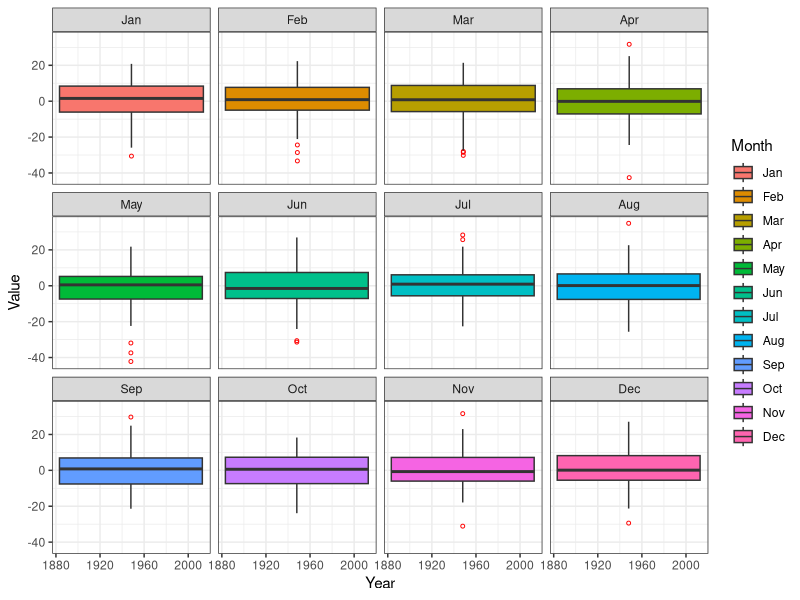

Reproduce this figure in R. (Note: this script raises an error after producing the figure.)
library(tidyverse)
#setting the source directory
setwd("~/Desktop/MXN500/PST-2")

############################ 1.1

#downloading the soi_data 
soi_data <- read_csv("soi_data_wide.csv")
View(soi_data)
#converting to the longer format.
soi_data <-soi_data %>% pivot_longer( !Year, names_to = "Month",
                                      values_to = "Value")
View(soi_data)
head(soi_data,3)
class(soi_data$Month)
#############################1.2

library(ggplot2)
soi_data$Month = factor(soi_data$Month, levels = month.abb)
ggplot(soi_data, aes(x=Year, y=Value, fill = Month))+
  geom_boxplot(outlier.colour = "red", outlier.shape = 1, outlier.size=1)+
  facet_wrap(~Month)+
  theme_bw()

##########################1.3

# Categorizing Seasons
summer_months = c("Dec", "Jan", "Feb")
spring_months = c("Sep", "Oct", "Nov")
autumn_months = c("Mar", "Apr", "May")
winter_months = c("Jun", "Jul", "Aug")

#Creating "soi_data" with season column.
soi_data <- soi_data %>%
  mutate(Season = NA_character_) %>%
  mutate(Season = if_else(Month %in% summer_months, "Summer", Season)) %>% 
  mutate(Season = if_else(Month %in% spring_months, "Spring", Season)) %>% 
  mutate(Season = if_else(Month %in% autum_months, "Autumn", Season)) %>% 
  mutate(Season = if_else(Month %in% winter_months, "Winter", Season))

#using case_when() function.
# soi_data <- soi_data %>% mutate(Season = case_when(
#   Month %in% summer_months ~"Summer",
#   Month %in% spring_months ~ "Spring",
#   Month %in% autum_months ~ "Autum",
#   Month %in% winter_months ~ "Winter") )
                          
View(soi_data)

# Code to show the rows corresponding to Year 2020.
soi_data %>% filter(Year == 2020 )

##########################1.4

#Creating data set "seasonal_soi_data"
rm(seasonal_soi_data)
# seasonal_soi_data <- group_by(soi_data,Year,Season) %>%
#   summarise(SeasonalSOI=mean(Value))

seasonal_soi_data <- soi_data %>%
  group_by(Year, Season) %>%
  summarise(Mean = mean(Value, na.rm =TRUE)) %>%
  ungroup() %>%
  transmute(Year = Year, Season = Season, SeasonalSOI = Mean) # Adding
#columns SeasonalSOI and assigning mean of each season of the each year and 
# Keeping Year and Season column as well.

head(seasonal_soi_data)  
View(seasonal_soi_data)
# Printing out the rows corresponding to Year 2020

seasonal_soi_data %>% filter(Year == 2020)


##########################1.5

seasonal_soi_data <- seasonal_soi_data %>% 
  mutate(Phase = "Neutral") %>%
  mutate(Phase = if_else(SeasonalSOI > 8, "LaNina", Phase)) %>% 
  mutate(Phase = if_else(SeasonalSOI < -8, "ElNino", Phase))
head(seasonal_soi_data, 9)

# Updated rows corresponding to Year 2011

seasonal_soi_data %>% filter(Year == 2011)


##########################1.6

#Checking the data type of the variables in "seasonal_soi_data"
str(seasonal_soi_data)
# $ Year       : num [1:584] 1876 1876 1876 1876 1877 ...
# $ Season     : chr [1:584] "Autum" "Spring" "Summer" "Winter" ...
# $ SeasonalSOI: num [1:584] 5.4667 -0.0667 6.4333 7.9667 -3.5667 ...
# $ Phase      : chr [1:584] "Neutral" "Neutral" "Neutral" "Neutral" ...

# The variables are not a factor data type.
# Converting variables into a factor data type.

View(seasonal_soi_data)
seasonal_soi_data$Season <- as.factor(seasonal_soi_data$Season)
seasonal_soi_data$Phase <-as.factor(seasonal_soi_data$Phase)
# seasonal_soi_data$Season <- seasonal_soi_data %>% mutate(Season = factor(Season),
#                         Phase = factor(Phase))
#   
View(seasonal_soi_data)
str(seasonal_soi_data)

# > str(seasonal_soi_data)
# tibble [584 × 4] (S3: tbl_df/tbl/data.frame)
# $ Year       : num [1:584] 1876 1876 1876 1876 1877 ...
# $ Season     : Factor w/ 4 levels "Autumn","Spring",..: 1 2 3 4 1 2 3 4 1 2 ...
# $ SeasonalSOI: num [1:584] 5.4667 -0.0667 6.4333 7.9667 -3.5667 ...
# $ Phase      : Factor w/ 3 levels "ElNino","LaNina",..: 3 3 3 3 3 1 1 1 3 2 ...

#  Hence, Variable Season and Phase are converted into a factor datatype. 
#Season has 4 levels.
# Phase has 3 levels

######################### Section 2: Linear Regression ##############


# rm(total_seasonal_rainfall)
total_seasonal_rainfall <- read_csv("total_seasonal_rainfall.csv") %>%
  mutate(total_seas_prcp = total_seas_prcp/10) %>%
  left_join(seasonal_soi_data)

View(total_seasonal_rainfall)


########################## 2.1

# For the Brisbane Station in Spring, a linear model was specified to model 
# how the total seasonal precipitation, ..yi., is related to the mean seasonal  
# SOI value, ..xi.. The parameter .β1.. describes the rate of change in the 
# total seasonal precipitation with an increase in mean seasonal SOI value. 
# The parameter . β0. . represents the total seasonal precipitation when the mean 
# seasonal SOI value is 0.

########################## 2.2   Linear Model

# creating a dataset "BRO_Spring_rainfall" with the information related to 
# BRISBANE REGIONAL OFFICE Station and Spring season only. 

BRO_Spring_rainfall <- total_seasonal_rainfall %>% 
  filter( Season == "Spring" & name == "BRISBANE REGIONAL OFFICE")

View(BRO_Spring_rainfall)

BRO_Spring_rainfall_lm <- lm(data = BRO_Spring_rainfall,
                                total_seas_prcp ~ SeasonalSOI)
summary(BRO_Spring_rainfall_lm)

# Hence, Based on the parameter estimate, the equation is:

#   Total Seasonal Precipitation = 222.199 + 3.68 * SeasonalSOI + ε 


########################## 2.3

library(broom)
round(glance(BRO_Spring_rainfall_lm)$r.squared,4)
# > round(glance(BRO_Spring_rainfall_model)$r.squared,4)
# [1] 0.0749

# The variability in data explained by the model is 7.49 %

########################## 2.4

tidy(BRO_Spring_rainfall_lm, conf.int = T, conf.level = 0.95) %>%
  select(term, estimate, conf.low, conf.high, p.value)

# A tibble: 2 x 5
# term        estimate conf.low conf.high  p.value
# <chr>          <dbl>    <dbl>     <dbl>    <dbl>
# 1 (Intercept)   222.    197.       247.   5.00e-30
# 2 SeasonalSOI   3.68    0.840      6.52   1.17e- 2

########################## 2.5

# Let's create a data frame using fortify() function from ggplot2 
# that has everything to analyse the residuals.

BRO_Spring_rainfall_lm.fort <- fortify(BRO_Spring_rainfall_lm)
head(BRO_Spring_rainfall_lm.fort)

# total_seas_prcp SeasonalSOI       .hat   .sigma      .cooksd  .fitted     .resid
# 1           215.3   15.100000 0.04818984 114.3712 0.0079992750 277.7602  -62.46024
# 2           168.3   -9.266667 0.02511424 114.5706 0.0003994288 188.1025  -19.80246
# 3           253.5   -3.133333 0.01335298 114.4920 0.0009699179 210.6702   42.82978
# 4           126.3  -10.166667 0.02783457 114.4025 0.0038839100 184.7909  -58.49089
# 5            99.1  -10.966667 0.03046631 114.2112 0.0085544080 181.8473  -82.74726
# 6           108.9   -1.566667 0.01224400 113.9598 0.0055938485 216.4348 -107.53481
# .stdresid
# 1 -0.5621313
# 2 -0.1760968
# 3  0.3785945
# 4 -0.5208677
# 5 -0.7378728
# 6 -0.9500217

# Visualising the fitted value (y[i] hat), .fitted compared with 
# the residuals (epsilon[i]), .resid

ggplot(data = BRO_Spring_rainfall_lm.fort, aes(x = .fitted, y = .resid))+
  geom_point()+
  theme_bw()+
  geom_smooth()+
  labs(x = expression(paste("Fitted (",hat(y[i]), ")")),
       y = expression(paste("Residual (",epsilon[i],")")))

# visualising the standardised quantiles of the residuals 
# compared with the theoretical quantiles.

ggplot(data=BRO_Spring_rainfall_lm.fort, aes(sample=.stdresid)) +
  stat_qq() +
  geom_abline(intercept=0, slope=1) +
  coord_equal()+
  theme_bw()
### validity of the underlying assumptions of linear regression:

# 1. From the fig. 1 (fitted vs. residual )
# The fitted vs. residual is essential in determining the assumption of Linearity
# and homoscedasticity of the model.
# 1.1 Having seen the residuals are not too far away from 0, it suggests that the model 
# complies with linearity. 
# 1.2 Since the residuals are equally spread around the line y=0 and also, there is no any 
# clear pattern seen, hence, homoscedasticity holds true. 
# 2. From fig. 2 (standard residual vs theoretical quantiles)
# it is used to test the assumption of Normality. Since the sample observation lies well 
# along the line of 45-degree, we can say that Normality holds. 

# Hence, it validates the underlying assumption of linear regression.

########################## 2.6

# summary(BRO_Spring_rainfall_lm)
# 
# Call:
#   lm(formula = total_seas_prcp ~ SeasonalSOI, data = BRO_Spring_rainfall)
# 
# Residuals:
#   Min      1Q  Median      3Q     Max 
# -188.72  -82.69  -15.65   52.31  471.54 
# 
# Coefficients:
#   Estimate Std. Error t value Pr(>|t|)    
# (Intercept)  222.199     12.427  17.880   <2e-16 ***
#   SeasonalSOI    3.680      1.428   2.578   0.0117 *  
#   ---
#   Signif. codes:  0 ‘***’ 0.001 ‘**’ 0.01 ‘*’ 0.05 ‘.’ 0.1 ‘ ’ 1
# 
# Residual standard error: 113.9 on 82 degrees of freedom
# (26 observations deleted due to missingness)
# Multiple R-squared:  0.07495,	Adjusted R-squared:  0.06367 
# F-statistic: 6.644 on 1 and 82 DF,  p-value: 0.01174

###### Interpretation of the Model 

# for one unit increase in the SeasonaSOI, there is an increase of 3.68 unit in a
# total_seaosnal_rainfall. SeasonalSOI explains 7.49% variability in 
# total_seaosnal_rainfall. When testing the null hypothesis that there is no 
# linear association between SeasonalSOI and total seasonal rainfall, we reject the null 
# hypothesis given by the fact that p-value = 0.0117 < 0.05. 

########################## 2.7

ggplot(total_seasonal_rainfall, aes(x=SeasonalSOI, y=total_seas_prcp))+
  geom_point()+
  facet_wrap(~name + Season, nrow = 7)+
  theme_bw()+
  geom_smooth(method='lm', formula= y~x) +
  labs(y= "Toal seasonal rainfall ( mm )")


########################## 2.8

# In terms of significant linear relationship based on visualisation of 
# total seasonal precipitation and the mean soasonal SOI value, the cities and seasons are:

# 1. BRISBANE REGIONAL OFFICE, Summer. and  
# 2. DARWIN BOTANIC GARDENS, Summer.


########################## 2.9

# 1. All the locations have almost same amount of rainfall recorded However, 
# BRISBANE REGIONAL OFFICE and HOBART BOTANICAL GARDENS seems to have recorded
# higher rainfall. 
# 2. The total seasonal rainfall is significantly responsive to ENSO as we move from 
# El Niño phase to La Niña in BRISBANE REGIONAL OFFICE, Summer and DARWIN BOTANIC GARDENS, Summer. 
# There is a slight response to total seasonal rainfall due to ENSO in the locations like 
# MELBOURNE REGIONAL OFFICE(winter), PERTH REGIONAL OFFICE(winter) and 
# SYDNEY (OBSERVATORY HILL) (winter). 
# However, the rest of the locations with seasons seems to have no effect on total
# seasonal rainfall due to ENSO. 



########### Section 3: Polynomial Lines of Best Fit #########

###### 3.1 

Brisbane_spring_poly <- mutate(BRO_Spring_rainfall, 
                               Log_prcp = log(total_seas_prcp))
view(Brisbane_spring_poly)
Bris_spring_poly_lm <- lm(data = Brisbane_spring_poly, 
                          Log_prcp ~ poly(SeasonalSOI, 2, raw=T))


tidy(Bris_spring_poly_lm) %>% select(term, estimate)

# Output:

# A tibble: 3 x 2
# term                            estimate
# <chr>                              <dbl>
#   1 (Intercept)                    5.26     
# 2 poly(SeasonalSOI, 2, raw = T)1 0.0195   
# 3 poly(SeasonalSOI, 2, raw = T)2 0.0000342

# Hence, the equation is :

log (total_seas_prcp) = 5.26 + 0.0195 * SeasonalSOI + 0.0000342 * SeasonalSOI^2

################ 3.2

summary(Bris_spring_poly_lm)

# Output:

# > summary(Bris_spring_poly_lm)
# 
# Call:
#   lm(formula = Log_prcp ~ poly(SeasonalSOI, 2, raw = T), data = Brisbane_spring_poly)
# 
# Residuals:
#   Min       1Q   Median       3Q      Max 
# -1.47857 -0.30333  0.05821  0.37638  1.42097 
# 
# Coefficients:
#   Estimate Std. Error t value Pr(>|t|)    
# (Intercept)                    5.255e+00  7.383e-02  71.176  < 2e-16 ***
#   poly(SeasonalSOI, 2, raw = T)1 1.950e-02  6.950e-03   2.806  0.00627 ** 
#   poly(SeasonalSOI, 2, raw = T)2 3.424e-05  5.666e-04   0.060  0.95196    
# ---
#   Signif. codes:  0 ‘***’ 0.001 ‘**’ 0.01 ‘*’ 0.05 ‘.’ 0.1 ‘ ’ 1
# 
# Residual standard error: 0.5499 on 81 degrees of freedom
# (26 observations deleted due to missingness)
# Multiple R-squared:  0.09044,	Adjusted R-squared:  0.06798 
# F-statistic: 4.027 on 2 and 81 DF,  p-value: 0.02151

# Intrepretation of Result of summary:

# When SeasonalSOI is 0, The log of total rainfall  = 5.255e+00. 
# log of total rainfall(Log_prcp) increases by 1.950e-02 with one unit increase in SeasonalSOI.
# log of total rainfall(Log_prcp) increases by 3.424e-05 with one unit increase in SeasonalSOI square.
# There is 9% variability on log of total rainfall(Log_prcp) predicted by SeasonalSOI.
# p-value: 0.02151 which is less than 0.05 indicates that we can reject the null
# hypothesis which suggests that there is no effect of log of total rainfall (Log_prcp)
# due to SeasonalSOI ( that is beta_one and beta_one are 0)


################ 3.3
install.packages("prediction")
library(prediction)
predict(Bris_spring_poly_lm,data.frame(SeasonalSOI = 25),
        interval = "conf", level = 0.95)
# output:
#   fit      lwr     upr
# 1 5.764111 5.083633 6.44459
# Comment: For mean SeaonalSOI of 25 with confidence interval of 95% , 
# Log_prcp = 5.76411 which is within the range (5.083633 6.44459) of true 
# population parameter of 95%  confidence interval.
predict(Bris_spring_poly_lm,data.frame(SeasonalSOI = -25),
        interval = "conf", level = 0.95)
# output:
#   fit      lwr      upr
# 1 4.788972 4.033551 5.544393

# Comment: For mean SeaonalSOI of -25 with confidence interval of 95% , 
# Log_prcp = 4.788972 which is within the range (4.033551 5.544393) of true 
# population parameter of 95%  confidence interval.

################ 3.4

anova(BRO_Spring_rainfall_lm , Bris_spring_poly_lm)

# Output:
# > anova(BRO_Spring_rainfall_lm , Bris_spring_poly_lm)
# Analysis of Variance Table
# 
# Response: total_seas_prcp
# Df  Sum Sq Mean Sq F value  Pr(>F)  
# SeasonalSOI  1   86176   86176  6.6436 0.01174 *
#   Residuals   82 1063642   12971                  
# ---
#   Signif. codes:  0 ‘***’ 0.001 ‘**’ 0.01 ‘*’ 0.05 ‘.’ 0.1 ‘ ’ 1

# Since p-value: 0.01174 < 0.05, we can reject the null hypothesis that 
# models explain the same amount of variability in data in favour of alternate
# hypothesis that the quadratic model explains the greater deal of variability in data.




###################### Section 4: ######################


# BRO_Spring_rainfall

###### Q 4.1

BRO_Spring_rainfall$Phase <- relevel(BRO_Spring_rainfall$Phase, ref = "ElNino") 

BRO_Spring_rainfall_phase_lm <- lm(data = BRO_Spring_rainfall,
                                   total_seas_prcp ~ Phase)
tidy(BRO_Spring_rainfall_phase_lm)
# Output:

# > tidy(BRO_Spring_rainfall_phase_lm)
# # A tibble: 3 x 5
# term         estimate std.error statistic      p.value
# <chr>           <dbl>     <dbl>     <dbl>        <dbl>
#   1 (Intercept)     181.       29.1      6.23 0.0000000201
# 2 PhaseLaNina      91.4      45.5      2.01 0.0482      
# 3 PhaseNeutral     42.6      32.9      1.30 0.199       


# Our Equation is of the form :

#total_seas_prcp (i) = Beta (0) + Beta (1) I (Phase(i) ==LaNina )+
# Beta (2) I (Phase(i) == Neutral ) + erroe
# Since Phase(i) ==LaNina  is true as it is significantly different from 0 given by  0.0482 < 0.05
# Phase(i) == Neutral is false as its not significantly different from 0 given by  0.1985 > 0.05
# Hence, The equation based on the model is :

# mean total_seas_prcp = 180.94 + 91.36 


###### Q 4.2

summary(BRO_Spring_rainfall_phase_lm)

# > summary(BRO_Spring_rainfall_phase_lm)
# 
# Call:
#   lm(formula = total_seas_prcp ~ Phase, data = BRO_Spring_rainfall)
# 
# Residuals:
#   Min      1Q  Median      3Q     Max 
# -167.48  -81.98   -7.64   47.05  476.86 
# 
# Coefficients:
#   Estimate Std. Error t value Pr(>|t|)    
# (Intercept)    180.94      29.07   6.225 2.01e-08 ***
#   PhaseLaNina     91.36      45.54   2.006   0.0482 *  
#   PhaseNeutral    42.64      32.89   1.296   0.1985    
# ---
#   Signif. codes:  0 ‘***’ 0.001 ‘**’ 0.01 ‘*’ 0.05 ‘.’ 0.1 ‘ ’ 1
# 
# Residual standard error: 116.3 on 81 degrees of freedom
# (26 observations deleted due to missingness)
# Multiple R-squared:  0.04778,	Adjusted R-squared:  0.02427 
# F-statistic: 2.032 on 2 and 81 DF,  p-value: 0.1377 

# Interpetation of Result:


# intercept = 180.94 is the mean total_seas_prcp of ElNino Phase.
# PhaseLaNina = 91.36 is the sum of mean of total_seas_prcp of ElNino Phase and LaNina phase.
# PhaseNeutral = 42.64 is the sum of mean of total_seas_prcp of ElNino Phase and Neutral phase.
# P-value of baseline (2.01e-08) and the LaNina phase (0.0482) are less than 0.05 which indicates that the beta 0 and beta 1 are not zero.
# However, the P-value of Neutral pahse 0.1985 > 0.05 indicating beta 2 equals to zero.
# on ElNino Phase is significantly different from 0.
# on LaNina phase is significantly different from ElNino.
# on Neutral phase is not significantly different from ElNino.
